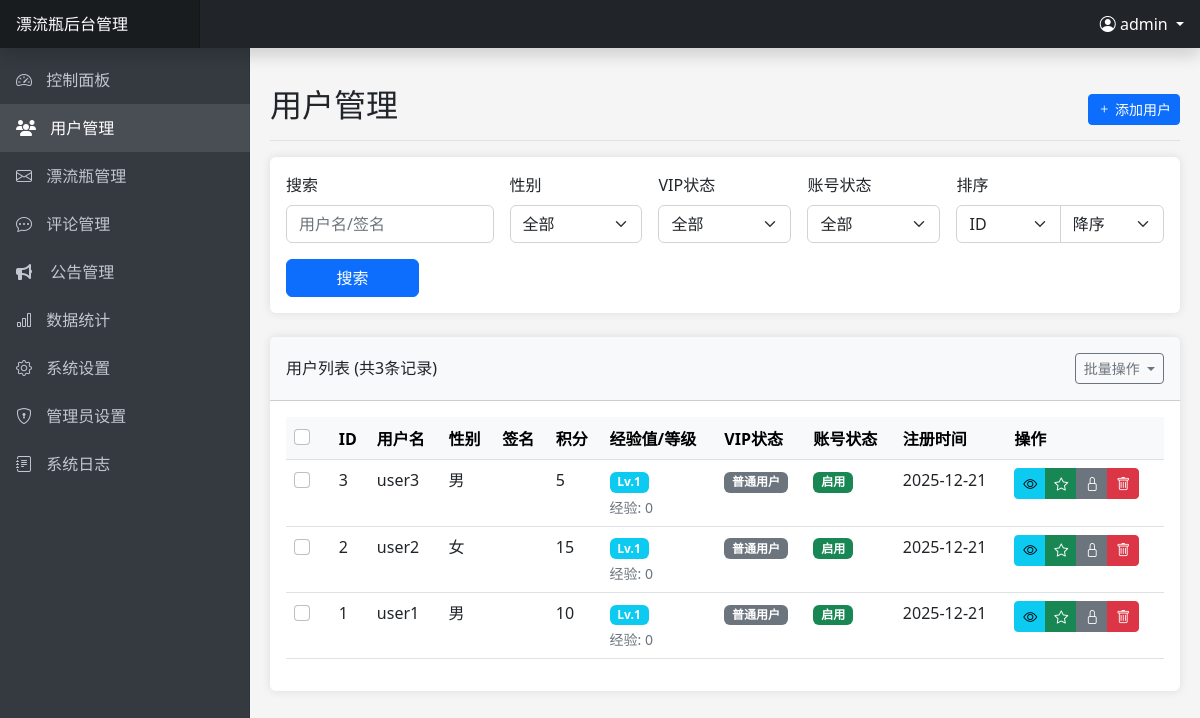
Page /admin/users.php (signed in) on the committed database.
### tables this page shows
CREATE TABLE IF NOT EXISTS `users` (
    `id` INT(11) AUTO_INCREMENT PRIMARY KEY,
    `username` VARCHAR(50) NOT NULL UNIQUE,
    `password` VARCHAR(255) NOT NULL,
    `gender` ENUM('男', '女') NOT NULL,
    `signature` TEXT DEFAULT NULL,
    `points` INT(11) DEFAULT 0,
    `experience` INT(11) DEFAULT 0 COMMENT '用户经验值',
    `level` INT(11) DEFAULT 1 COMMENT '用户等级',
    `is_vip` TINYINT(1) DEFAULT 0,
    `vip_expire_date` DATE DEFAULT NULL,
    `vip_level` INT(11) DEFAULT 0,
    `status` TINYINT(1) DEFAULT 1 COMMENT '0:禁用 1:启用',
    `created_at` TIMESTAMP DEFAULT CURRENT_TIMESTAMP,
    `updated_at` TIMESTAMP DEFAULT CURRENT_TIMESTAMP ON UPDATE CURRENT_TIMESTAMP
);

### includes/config.php (called while the page is built, shortened)
<?php
function getDbConnection() {
    try {
        $conn = new mysqli(DB_HOST, DB_USER, DB_PASS, DB_NAME);
        return $conn;
    } catch (Exception $e) {
        error_log("数据库连接异常: " . $e->getMessage());
        throw $e;
    }
}
function sanitizeInput($data) {
    $data = trim($data);
    $data = stripslashes($data);
    $data = htmlspecialchars($data, ENT_QUOTES | ENT_HTML5, 'UTF-8');
    return $data;
}
?>

### includes/admin.php (called while the page is built, shortened)
<?php
class Admin {
    private $conn;
    public function __construct() {
        $this->conn = getDbConnection();
    }
    public function logOperation($module, $action, $description = '', $data = null) {
        try {
            $adminId = $_SESSION['admin_id'];
            $ip = $_SERVER['REMOTE_ADDR'];
            $jsonData = $data ? json_encode($data, JSON_UNESCAPED_UNICODE) : null;
            $stmt = $this->conn->prepare("INSERT INTO admin_operation_logs (admin_id, module, action, ip, description, data) VALUES (?, ?, ?, ?, ?, ?)");
            $stmt->bind_param("isssss", $adminId, $module, $action, $ip, $description, $jsonData);
            $result = $stmt->execute();
            return $result;
        } catch (Exception $e) {
            error_log("记录操作日志失败: " . $e->getMessage());
            return false;
        }
    }
}
?>

### admin/users.php (the view, shortened to what this page needs)
<?php
$pageActions = '<a href="users.php?action=add" class="btn btn-sm btn-primary"><i class="bi bi-plus"></i> 添加用户</a>';
require_once 'includes/header.php';
$conn = getDbConnection();
$search = sanitizeInput($_GET['search'] ?? '');
$sortBy = sanitizeInput($_GET['sort_by'] ?? 'id');
$sortOrder = sanitizeInput($_GET['sort_order'] ?? 'desc');
$page = isset($_GET['page']) ? (int)$_GET['page'] : 1;
$limit = 10;
$offset = ($page - 1) * $limit;
$where = [];
$params = [];
$types = '';
$whereClause = !empty($where) ? "WHERE " . implode(' AND ', $where) : '';
$sortOrder = strtolower($sortOrder) === 'asc' ? 'ASC' : 'DESC';
$countQuery = "SELECT COUNT(*) as total FROM users $whereClause";
$query = "SELECT * FROM users $whereClause ORDER BY $sortBy $sortOrder LIMIT ?, ?";
$countParams = $params;
$countTypes = $types;
$params[] = $offset;
$params[] = $limit;
$types .= 'ii';
if (!empty($countParams)) {
    try {
        $countStmt = $conn->prepare($countQuery);
        if ($countStmt === false) {
            throw new Exception("准备计数查询失败: " . $conn->error);
        }
        $countStmt->bind_param($countTypes, ...$countParams);
        $countStmt->execute();
        $totalResult = $countStmt->get_result();
        $total = $totalResult->fetch_assoc()['total'];
        $countStmt->close();
    } catch (Exception $e) {
        error_log("用户统计查询错误: " . $e->getMessage());
        $total = 0;
    }
} else {
    $totalResult = $conn->query($countQuery);
    if ($totalResult === false) {
        error_log("用户计数查询执行失败: " . $conn->error);
        $total = 0;
    } else {
        $total = $totalResult->fetch_assoc()['total'];
    }
}
if (!empty($params)) {
    try {
        $stmt = $conn->prepare($query);
        $stmt->bind_param($types, ...$params);
        $stmt->execute();
        $result = $stmt->get_result();
    } catch (Exception $e) {
        error_log("用户列表查询错误: " . $e->getMessage());
        $result = false;
    }
} else {
    $result = $conn->query($query);
    if ($result === false) {
        error_log("用户列表查询失败: " . $conn->error);
        $result = false;
    }
}
?>
<div class="card mb-4">
    <div class="card-body">
        <form method="get" class="row g-3">
            <div class="col-md-3">
                <label for="search" class="form-label">搜索</label>
                <input type="text" class="form-control" id="search" name="search" placeholder="用户名/签名" value="<?php echo htmlspecialchars($search); ?>">
            </div>
            <div class="col-md-2">
                <label for="gender" class="form-label">性别</label>
                <select class="form-select" id="gender" name="gender">
                    <option value="">全部</option>
                </select>
            </div>
            <div class="col-md-2">
                <label for="vip" class="form-label">VIP状态</label>
                <select class="form-select" id="vip" name="vip">
                    <option value="-1">全部</option>
                </select>
            </div>
            <div class="col-md-2">
                <label for="status" class="form-label">账号状态</label>
                <select class="form-select" id="status" name="status">
                    <option value="-1">全部</option>
                </select>
            </div>
            <div class="col-md-3">
                <label for="sort_by" class="form-label">排序</label>
                <div class="input-group">
                    <select class="form-select" id="sort_by" name="sort_by">
                        <option value="id" <?php echo $sortBy === 'id' ? 'selected' : ''; ?>>ID</option>
                    </select>
                    <select class="form-select" id="sort_order" name="sort_order">
                        <option value="desc" <?php echo $sortOrder === 'DESC' ? 'selected' : ''; ?>>降序</option>
                    </select>
                </div>
            </div>
            <div class="col-md-2 d-flex align-items-end">
                <button type="submit" class="btn btn-primary w-100">搜索</button>
            </div>
        </form>
    </div>
</div>
<?php if (isset($action) && $action === 'add'): ?>
<div class="card mb-4">
    <div class="card-header">
        <h5 class="m-0">添加用户</h5>
    </div>
    <div class="card-body">
        <form method="post" class="row g-3">
            <div class="col-md-6">
                <label for="username" class="form-label">用户名 <span class="text-danger">*</span></label>
                <input type="text" class="form-control" id="username" name="username" required value="<?php echo htmlspecialchars($_POST['username'] ?? ''); ?>">
            </div>
            <div class="col-md-6">
                <label for="password" class="form-label">密码 <span class="text-danger">*</span></label>
                <input type="password" class="form-control" id="password" name="password" required>
            </div>
            <div class="col-md-6">
                <label for="gender" class="form-label">性别 <span class="text-danger">*</span></label>
                <select class="form-select" id="gender" name="gender" required>
                    <option value="">请选择</option>
                    <option value="男" <?php echo isset($_POST['gender']) && $_POST['gender'] === '男' ? 'selected' : ''; ?>>男</option>
                    <option value="女" <?php echo isset($_POST['gender']) && $_POST['gender'] === '女' ? 'selected' : ''; ?>>女</option>
                </select>
            </div>
            <div class="col-md-6">
                <label for="points" class="form-label">初始积分</label>
                <input type="number" class="form-control" id="points" name="points" value="<?php echo htmlspecialchars($_POST['points'] ?? '0'); ?>" min="0">
            </div>
            <div class="col-md-12">
                <label for="signature" class="form-label">个性签名</label>
                <textarea class="form-control" id="signature" name="signature" rows="2"><?php echo htmlspecialchars($_POST['signature'] ?? ''); ?></textarea>
            </div>
            <div class="col-md-12">
                <div class="form-check">
                    <input class="form-check-input" type="checkbox" id="is_vip" name="is_vip" <?php echo isset($_POST['is_vip']) ? 'checked' : ''; ?>>
                    <label class="form-check-label" for="is_vip">
                        VIP会员
                    </label>
                </div>
            </div>
            <div class="col-md-6" id="vipOptions" <?php echo isset($_POST['is_vip']) ? '' : 'style="display: none;"'; ?>>
                <label for="vip_level" class="form-label">VIP等级</label>
                <select class="form-select" id="vip_level" name="vip_level">
                    <?php for ($i = 1; $i <= 5; $i++): ?>
                    <option value="<?php echo $i; ?>" <?php echo isset($_POST['vip_level']) && (int)$_POST['vip_level'] === $i ? 'selected' : ''; ?>>
                        VIP <?php echo $i; ?>
                    </option>
                    <?php endfor; ?>
                </select>
            </div>
            <div class="col-md-6">
                <label for="status" class="form-label">账号状态</label>
                <select class="form-select" id="status" name="status">
                    <option value="1" <?php echo !isset($_POST['status']) || (int)$_POST['status'] === 1 ? 'selected' : ''; ?>>启用</option>
                    <option value="0" <?php echo isset($_POST['status']) && (int)$_POST['status'] === 0 ? 'selected' : ''; ?>>禁用</option>
                </select>
            </div>
            <div class="col-12">
                <button type="submit" class="btn btn-primary">创建用户</button>
                <a href="users.php" class="btn btn-secondary">取消</a>
            </div>
        </form>
    </div>
</div>
<script>
document.addEventListener('DOMContentLoaded', function() {
    const isVipCheckbox = document.getElementById('is_vip');
    const vipOptionsDiv = document.getElementById('vipOptions');
    if (isVipCheckbox && vipOptionsDiv) {
        isVipCheckbox.addEventListener('change', function() {
            vipOptionsDiv.style.display = this.checked ? 'block' : 'none';
        });
    }
});
</script>
<?php else: ?>
<div class="card">
    <div class="card-header py-3 d-flex justify-content-between align-items-center">
        <h6 class="m-0 font-weight-bold">用户列表 (共<?php echo $total; ?>条记录)</h6>
        <div class="btn-group">
            <button type="button" class="btn btn-sm btn-outline-secondary dropdown-toggle" data-bs-toggle="dropdown" aria-expanded="false">
                批量操作
            </button>
        </div>
    </div>
    <div class="card-body">
        <form id="batch-form" method="post" action="batch_users.php">
            <div class="table-responsive">
                <table class="table table-hover">
                    <thead class="table-light">
                        <tr>
                            <th>
                                <div class="form-check">
                                    <input class="form-check-input" type="checkbox" id="select-all">
                                </div>
                            </th>
                            <th>ID</th>
                            <th>用户名</th>
                            <th>性别</th>
                            <th>签名</th>
                            <th>积分</th>
                            <th>经验值/等级</th>
                            <th>VIP状态</th>
                            <th>账号状态</th>
                            <th>注册时间</th>
                            <th>操作</th>
                        </tr>
                    </thead>
                    <tbody>
                        <?php if ($result->num_rows > 0): ?>
                            <?php while ($user = $result->fetch_assoc()): ?>
                            <tr>
                                <td>
                                    <div class="form-check">
                                        <input class="form-check-input user-checkbox" type="checkbox" name="user_ids[]" value="<?php echo $user['id']; ?>">
                                    </div>
                                </td>
                                <td><?php echo $user['id']; ?></td>
                                <td><?php echo htmlspecialchars($user['username']); ?></td>
                                <td><?php echo $user['gender']; ?></td>
                                <td><?php echo mb_substr(htmlspecialchars($user['signature'] ?? ''), 0, 20) . (mb_strlen($user['signature'] ?? '') > 20 ? '...' : ''); ?></td>
                                <td><?php echo $user['points']; ?></td>
                                <td>
                                    <?php
                                    $experience = $user['experience'] ?? 0;
                                    $level = $user['level'] ?? 1;
                                    ?>
                                    <span class="badge bg-info">Lv.<?php echo $level; ?></span>
                                    <div class="small text-muted mt-1">
                                        经验: <?php echo $experience; ?>
                                    </div>
                                </td>
                                <td>
                                    <span class="badge bg-<?php echo $user['is_vip'] ? 'success' : 'secondary'; ?>">
                                        <?php echo $user['is_vip'] ? 'VIP' . $user['vip_level'] : '普通用户'; ?>
                                    </span>
                                </td>
                                <td>
                                    <span class="badge bg-<?php echo $user['status'] ? 'success' : 'secondary'; ?>">
                                        <?php echo $user['status'] ? '启用' : '禁用'; ?>
                                    </span>
                                </td>
                                <td><?php echo date('Y-m-d', strtotime($user['created_at'])); ?></td>
                                <td>
                                    <div class="btn-group">
                                        <a href="user_detail.php?id=<?php echo $user['id']; ?>" class="btn btn-sm btn-info" title="查看详情">
                                            <i class="bi bi-eye"></i>
                                        </a>
                                        <a href="users.php?action=toggle_vip&id=<?php echo $user['id']; ?>" class="btn btn-sm btn-<?php echo $user['is_vip'] ? 'warning' : 'success'; ?>" title="<?php echo $user['is_vip'] ? '取消VIP' : '设为VIP'; ?>">
                                            <i class="bi bi-star<?php echo $user['is_vip'] ? '-fill' : ''; ?>"></i>
                                        </a>
                                        <a href="users.php?action=toggle_status&id=<?php echo $user['id']; ?>" class="btn btn-sm btn-<?php echo $user['status'] ? 'secondary' : 'primary'; ?>" title="<?php echo $user['status'] ? '禁用账号' : '启用账号'; ?>">
                                            <i class="bi bi-<?php echo $user['status'] ? 'lock' : 'unlock'; ?>"></i>
                                        </a>
                                        <a href="users.php?action=delete&id=<?php echo $user['id']; ?>" class="btn btn-sm btn-danger" title="删除用户">
                                            <i class="bi bi-trash"></i>
                                        </a>
                                    </div>
                                </td>
                            </tr>
                            <?php endwhile; ?>
                        <?php else: ?>
                            <tr>
                                <td colspan="9" class="text-center">没有找到符合条件的用户</td>
                            </tr>
                        <?php endif; ?>
                    </tbody>
                </table>
            </div>
        </form>
    </div>
</div>
<?php endif; ?>
<?php
require_once 'includes/footer.php';
?>

### rows in the picture
users: id "3", username "user3", gender "男", points "5", level "1", experience "0", is_vip "普通用户", status "启用", created_at "2025-12-21"
users: id "2", username "user2", gender "女", points "15", level "1", experience "0", is_vip "普通用户", status "启用", created_at "2025-12-21"
users: id "1", username "user1", gender "男", points "10", level "1", experience "0", is_vip "普通用户", status "启用", created_at "2025-12-21"

### other values in the picture
SITE_NAME "漂流瓶"
$admin->getCurrentAdminUsername() "admin"
$pageTitle "用户管理"
$total "3"
